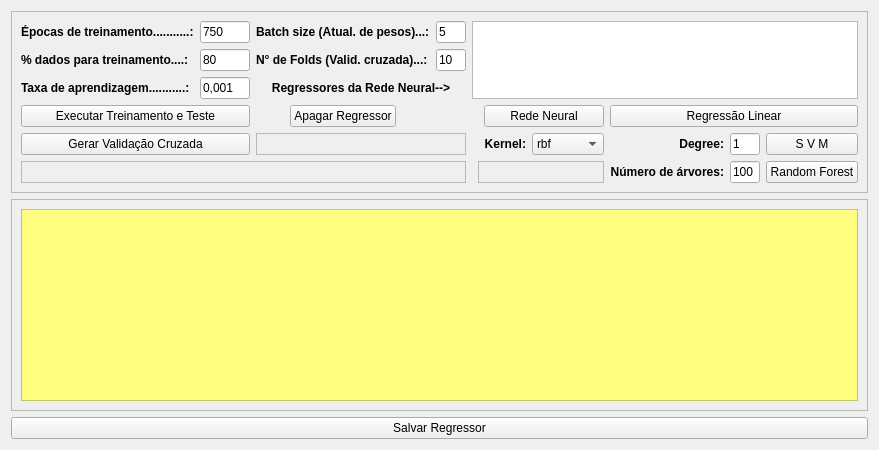
               <widget class="QWidget" name="pag_network">
                <layout class="QVBoxLayout" name="verticalLayout_25">
                 <item>
                  <widget class="QFrame" name="frame_2">
                   <property name="frameShape">
                    <enum>QFrame::StyledPanel</enum>
                   </property>
                   <property name="frameShadow">
                    <enum>QFrame::Raised</enum>
                   </property>
                   <layout class="QGridLayout" name="gridLayout_4">
                    <item row="0" column="0">
                     <widget class="QLabel" name="lbl_epochs">
                      <property name="maximumSize">
                       <size>
                        <width>190</width>
                        <height>16777215</height>
                       </size>
                      </property>
                      <property name="text">
                       <string>&lt;html&gt;&lt;head/&gt;&lt;body&gt;&lt;p&gt;&lt;span style=&quot; font-weight:600;&quot;&gt;Épocas de treinamento...........:&lt;/span&gt;&lt;/p&gt;&lt;/body&gt;&lt;/html&gt;</string>
                      </property>
                     </widget>
                    </item>
                    <item row="0" column="1">
                     <widget class="QLineEdit" name="edt_epochs">
                      <property name="maximumSize">
                       <size>
                        <width>50</width>
                        <height>16777215</height>
                       </size>
                      </property>
                      <property name="text">
                       <string>750</string>
                      </property>
                     </widget>
                    </item>
                    <item row="0" column="2">
                     <widget class="QLabel" name="label_5">
                      <property name="maximumSize">
                       <size>
                        <width>300</width>
                        <height>16777215</height>
                       </size>
                      </property>
                      <property name="text">
                       <string>&lt;html&gt;&lt;head/&gt;&lt;body&gt;&lt;p&gt;&lt;span style=&quot; font-weight:600;&quot;&gt;Batch size (Atual. de pesos)...:&lt;/span&gt;&lt;/p&gt;&lt;/body&gt;&lt;/html&gt;</string>
                      </property>
                     </widget>
                    </item>
                    <item row="0" column="3">
                     <widget class="QLineEdit" name="edt_batch_size">
                      <property name="maximumSize">
                       <size>
                        <width>30</width>
                        <height>16777215</height>
                       </size>
                      </property>
                      <property name="text">
                       <string>5</string>
                      </property>
                     </widget>
                    </item>
                    <item row="0" column="4" rowspan="3" colspan="7">
                     <widget class="QListWidget" name="list_network">
                      <property name="minimumSize">
                       <size>
                        <width>0</width>
                        <height>0</height>
                       </size>
                      </property>
                     </widget>
                    </item>
                    <item row="1" column="0">
                     <widget class="QLabel" name="label_6">
                      <property name="maximumSize">
                       <size>
                        <width>190</width>
                        <height>16777215</height>
                       </size>
                      </property>
                      <property name="text">
                       <string>&lt;html&gt;&lt;head/&gt;&lt;body&gt;&lt;p&gt;&lt;span style=&quot; font-weight:600;&quot;&gt;% dados para treinamento....:&lt;/span&gt;&lt;/p&gt;&lt;/body&gt;&lt;/html&gt;</string>
                      </property>
                     </widget>
                    </item>
                    <item row="1" column="1">
                     <widget class="QLineEdit" name="edt_training">
                      <property name="maximumSize">
                       <size>
                        <width>50</width>
                        <height>16777215</height>
                       </size>
                      </property>
                      <property name="text">
                       <string>80</string>
                      </property>
                     </widget>
                    </item>
                    <item row="1" column="2">
                     <widget class="QLabel" name="label_8">
                      <property name="maximumSize">
                       <size>
                        <width>260</width>
                        <height>16777215</height>
                       </size>
                      </property>
                      <property name="text">
                       <string>&lt;html&gt;&lt;head/&gt;&lt;body&gt;&lt;p&gt;&lt;span style=&quot; font-weight:600;&quot;&gt;N° de Folds (Valid. cruzada)...:&lt;/span&gt;&lt;/p&gt;&lt;/body&gt;&lt;/html&gt;</string>
                      </property>
                     </widget>
                    </item>
                    <item row="1" column="3">
                     <widget class="QLineEdit" name="edt_cv">
                      <property name="maximumSize">
                       <size>
                        <width>30</width>
                        <height>16777215</height>
                       </size>
                      </property>
                      <property name="text">
                       <string>10</string>
                      </property>
                     </widget>
                    </item>
                    <item row="2" column="0">
                     <widget class="QLabel" name="label_12">
                      <property name="maximumSize">
                       <size>
                        <width>190</width>
                        <height>16777215</height>
                       </size>
                      </property>
                      <property name="text">
                       <string>&lt;html&gt;&lt;head/&gt;&lt;body&gt;&lt;p&gt;&lt;span style=&quot; font-weight:600;&quot;&gt;Taxa de aprendizagem...........:&lt;/span&gt;&lt;/p&gt;&lt;/body&gt;&lt;/html&gt;</string>
                      </property>
                     </widget>
                    </item>
                    <item row="3" column="0" colspan="2">
                     <widget class="QPushButton" name="btn_training_testing">
                      <property name="text">
                       <string>Executar Treinamento e Teste</string>
                      </property>
                      <property name="icon">
                       <iconset resource="icones.qrc">
                        <normaloff>:/buttons/images/button/AI.png</normaloff>:/buttons/images/button/AI.png</iconset>
                      </property>
                     </widget>
                    </item>
                    <item row="3" column="2" alignment="Qt::AlignHCenter">
                     <widget class="QPushButton" name="btr_delete_regressor">
                      <property name="maximumSize">
                       <size>
                        <width>120</width>
                        <height>16777215</height>
                       </size>
                      </property>
                      <property name="text">
                       <string>Apagar Regressor</string>
                      </property>
                      <property name="icon">
                       <iconset resource="icones.qrc">
                        <normaloff>:/buttons/images/button/AI.png</normaloff>:/buttons/images/button/AI.png</iconset>
                      </property>
                     </widget>
                    </item>
                    <item row="3" column="4">
                     <widget class="QFrame" name="frame_11">
                      <property name="frameShape">
                       <enum>QFrame::StyledPanel</enum>
                      </property>
                      <property name="frameShadow">
                       <enum>QFrame::Raised</enum>
                      </property>
                     </widget>
                    </item>
                    <item row="3" column="6" colspan="2">
                     <widget class="QPushButton" name="btn_measures_regressor">
                      <property name="text">
                       <string>Rede Neural</string>
                      </property>
                      <property name="icon">
                       <iconset resource="icones.qrc">
                        <normaloff>:/buttons/images/button/AI.png</normaloff>:/buttons/images/button/AI.png</iconset>
                      </property>
                     </widget>
                    </item>
                    <item row="3" column="8" colspan="3">
                     <widget class="QPushButton" name="btn_linear_regression">
                      <property name="text">
                       <string>Regressão Linear</string>
                      </property>
                      <property name="icon">
                       <iconset resource="icones.qrc">
                        <normaloff>:/buttons/images/button/AI.png</normaloff>:/buttons/images/button/AI.png</iconset>
                      </property>
                     </widget>
                    </item>
                    <item row="4" column="0" colspan="2">
                     <widget class="QPushButton" name="btn_cross_validation">
                      <property name="text">
                       <string>Gerar Validação Cruzada</string>
                      </property>
                      <property name="icon">
                       <iconset resource="icones.qrc">
                        <normaloff>:/buttons/images/button/AI.png</normaloff>:/buttons/images/button/AI.png</iconset>
                      </property>
                     </widget>
                    </item>
                    <item row="4" column="2" colspan="2">
                     <widget class="QFrame" name="frame_4">
                      <property name="frameShape">
                       <enum>QFrame::StyledPanel</enum>
                      </property>
                      <property name="frameShadow">
                       <enum>QFrame::Raised</enum>
                      </property>
                     </widget>
                    </item>
                    <item row="4" column="4">
                     <widget class="QFrame" name="frame_10">
                      <property name="frameShape">
                       <enum>QFrame::StyledPanel</enum>
                      </property>
                      <property name="frameShadow">
                       <enum>QFrame::Raised</enum>
                      </property>
                     </widget>
                    </item>
                    <item row="4" column="5">
                     <widget class="QFrame" name="frame_7">
                      <property name="frameShape">
                       <enum>QFrame::StyledPanel</enum>
                      </property>
                      <property name="frameShadow">
                       <enum>QFrame::Raised</enum>
                      </property>
                     </widget>
                    </item>
                    <item row="4" column="6">
                     <widget class="QLabel" name="label_10">
                      <property name="text">
                       <string>&lt;html&gt;&lt;head/&gt;&lt;body&gt;&lt;p align=&quot;right&quot;&gt;&lt;span style=&quot; font-weight:600;&quot;&gt;Kernel:&lt;/span&gt;&lt;/p&gt;&lt;/body&gt;&lt;/html&gt;</string>
                      </property>
                     </widget>
                    </item>
                    <item row="4" column="7">
                     <widget class="QComboBox" name="cbx_kernel">
                      <property name="currentIndex">
                       <number>2</number>
                      </property>
                      <item>
                       <property name="text">
                        <string>linear</string>
                       </property>
                      </item>
                      <item>
                       <property name="text">
                        <string>poly</string>
                       </property>
                      </item>
                      <item>
                       <property name="text">
                        <string>rbf</string>
                       </property>
                      </item>
                      <item>
                       <property name="text">
                        <string>sigmoid</string>
                       </property>
                      </item>
                     </widget>
                    </item>
                    <item row="4" column="8">
                     <widget class="QLabel" name="label_11">
                      <property name="text">
                       <string>&lt;html&gt;&lt;head/&gt;&lt;body&gt;&lt;p align=&quot;right&quot;&gt;&lt;span style=&quot; font-weight:600;&quot;&gt;Degree:&lt;/span&gt;&lt;/p&gt;&lt;/body&gt;&lt;/html&gt;</string>
                      </property>
                     </widget>
                    </item>
                    <item row="4" column="9">
                     <widget class="QLineEdit" name="edt_degree">
                      <property name="maximumSize">
                       <size>
                        <width>30</width>
                        <height>16777215</height>
                       </size>
                      </property>
                      <property name="text">
                       <string>1</string>
                      </property>
                     </widget>
                    </item>
                    <item row="4" column="10">
                     <widget class="QPushButton" name="btn_SVR">
                      <property name="text">
                       <string>S V M</string>
                      </property>
                      <property name="icon">
                       <iconset resource="icones.qrc">
                        <normaloff>:/buttons/images/button/AI.png</normaloff>:/buttons/images/button/AI.png</iconset>
                      </property>
                     </widget>
                    </item>
                    <item row="5" column="0" colspan="4">
                     <widget class="QFrame" name="frame_5">
                      <property name="frameShape">
                       <enum>QFrame::StyledPanel</enum>
                      </property>
                      <property name="frameShadow">
                       <enum>QFrame::Raised</enum>
                      </property>
                     </widget>
                    </item>
                    <item row="5" column="4">
                     <widget class="QFrame" name="frame_9">
                      <property name="frameShape">
                       <enum>QFrame::StyledPanel</enum>
                      </property>
                      <property name="frameShadow">
                       <enum>QFrame::Raised</enum>
                      </property>
                     </widget>
                    </item>
                    <item row="5" column="5" colspan="3">
                     <widget class="QFrame" name="frame_8">
                      <property name="frameShape">
                       <enum>QFrame::StyledPanel</enum>
                      </property>
                      <property name="frameShadow">
                       <enum>QFrame::Raised</enum>
                      </property>
                     </widget>
                    </item>
                    <item row="5" column="8">
                     <widget class="QLabel" name="label_9">
                      <property name="text">
                       <string>&lt;html&gt;&lt;head/&gt;&lt;body&gt;&lt;p align=&quot;right&quot;&gt;&lt;span style=&quot; font-weight:600;&quot;&gt;Número de árvores:&lt;/span&gt;&lt;/p&gt;&lt;/body&gt;&lt;/html&gt;</string>
                      </property>
                     </widget>
                    </item>
                    <item row="5" column="9">
                     <widget class="QLineEdit" name="edt_n_tree">
                      <property name="maximumSize">
                       <size>
                        <width>30</width>
                        <height>16777215</height>
                       </size>
                      </property>
                      <property name="text">
                       <string>100</string>
                      </property>
                     </widget>
                    </item>
                    <item row="5" column="10">
                     <widget class="QPushButton" name="btn_random_forest">
                      <property name="text">
                       <string>Random Forest</string>
                      </property>
                      <property name="icon">
                       <iconset resource="icones.qrc">
                        <normaloff>:/buttons/images/button/AI.png</normaloff>:/buttons/images/button/AI.png</iconset>
                      </property>
                     </widget>
                    </item>
                    <item row="2" column="1">
                     <widget class="QLineEdit" name="edt_learning_rate">
                      <property name="maximumSize">
                       <size>
                        <width>50</width>
                        <height>16777215</height>
                       </size>
                      </property>
                      <property name="text">
                       <string>0,001</string>
                      </property>
                     </widget>
                    </item>
                    <item row="2" column="2" colspan="2">
                     <widget class="QLabel" name="lbl_list_network">
                      <property name="text">
                       <string>&lt;html&gt;&lt;head/&gt;&lt;body&gt;&lt;p align=&quot;center&quot;&gt;&lt;span style=&quot; font-weight:600;&quot;&gt;Regressores da Rede Neural--&amp;gt;&lt;/span&gt;&lt;/p&gt;&lt;/body&gt;&lt;/html&gt;</string>
                      </property>
                     </widget>
                    </item>
                   </layout>
                  </widget>
                 </item>
                 <item>
                  <widget class="QFrame" name="frame_3">
                   <property name="frameShape">
                    <enum>QFrame::StyledPanel</enum>
                   </property>
                   <property name="frameShadow">
                    <enum>QFrame::Raised</enum>
                   </property>
                   <layout class="QHBoxLayout" name="horizontalLayout_4">
                    <item>
                     <widget class="QTextEdit" name="edt_process">
                      <property name="font">
                       <font>
                        <family>Courier New</family>
                        <weight>75</weight>
                        <bold>true</bold>
                       </font>
                      </property>
                      <property name="styleSheet">
                       <string notr="true">background-color: rgb(255, 255, 127);</string>
                      </property>
                     </widget>
                    </item>
                   </layout>
                  </widget>
                 </item>
                 <item>
                  <widget class="QPushButton" name="btn_save_regressor">
                   <property name="text">
                    <string>Salvar Regressor</string>
                   </property>
                   <property name="icon">
                    <iconset resource="icones.qrc">
                     <normaloff>:/buttons/images/button/Save-Insert.png</normaloff>:/buttons/images/button/Save-Insert.png</iconset>
                   </property>
                  </widget>
                 </item>
                </layout>
               </widget>
